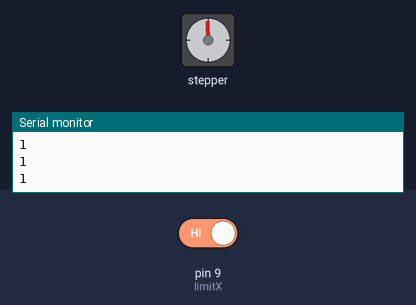
A sketch run on a simulated Arduino Uno, built with avr-gcc and run on an emulated ATmega328P. Shown: stepper motor, the last lines printed to the serial monitor. Wiring (inferred from the names in the program): stepper motor driver (200 steps per turn assumed): step pin 2; direction pin 5; enable pin 8. The inputs (shaded band) are chosen by the test bench; at power-on: pin 9 (limitX) HIGH.

Above: at 0.1 s.
At 0.8 s:
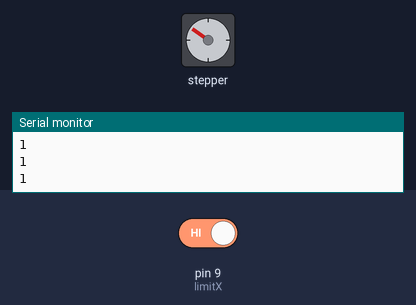
0.9 s: pin 9 (limitX) driven LOW
At 5.8 s:
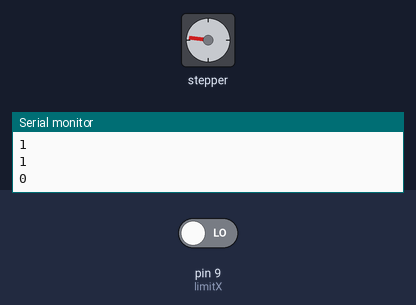
Timing chart, 0 to 15.9 s (numbered marks = the images above; inputs shaded):
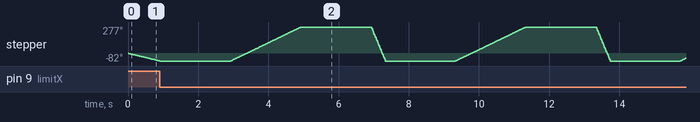

The sketch:

Bai21.1_linearactuator.ino
```cpp
// Run a A4998 Stepstick from an Arduino UNO.
int x = 0;
int n = 1;
int en = 8 ;
int dirX = 5 ;
int stepX = 2 ;
int limitX = 9;
int state_sw_X = 0;

void setup()
{
  Serial.begin(9600);
  pinMode(en, OUTPUT); // Enable
  pinMode(stepX, OUTPUT); // Step
  pinMode(dirX, OUTPUT); // Dir
  pinMode(limitX, INPUT_PULLUP); // Limit X
  digitalWrite(en, LOW); // Set Enable low
  do {
    state_sw_X = digitalRead(limitX);
    digitalWrite(dirX, LOW); //set direction to move x=0
    Serial.println(state_sw_X);
    digitalWrite(stepX, HIGH);
    delay(10);
    digitalWrite(stepX, LOW);
    delay(10);
  } while (state_sw_X == 1);
  delay(2000);
}

void loop() {
  x = n * 200;
  digitalWrite(dirX, HIGH);
  for (int i = 1 ; i <= x ; i = i + 1) {
    digitalWrite(stepX, HIGH);
    delay(5);
    digitalWrite(stepX, LOW);
    delay(5);
  }
  delay(2000);
  digitalWrite(dirX, LOW);
  for (int i = 1 ; i <= x ; i = i + 1) {
    digitalWrite(stepX, HIGH);
    delay(1);
    digitalWrite(stepX, LOW);
    delay(1);
  }
  delay(2000);

}
```
